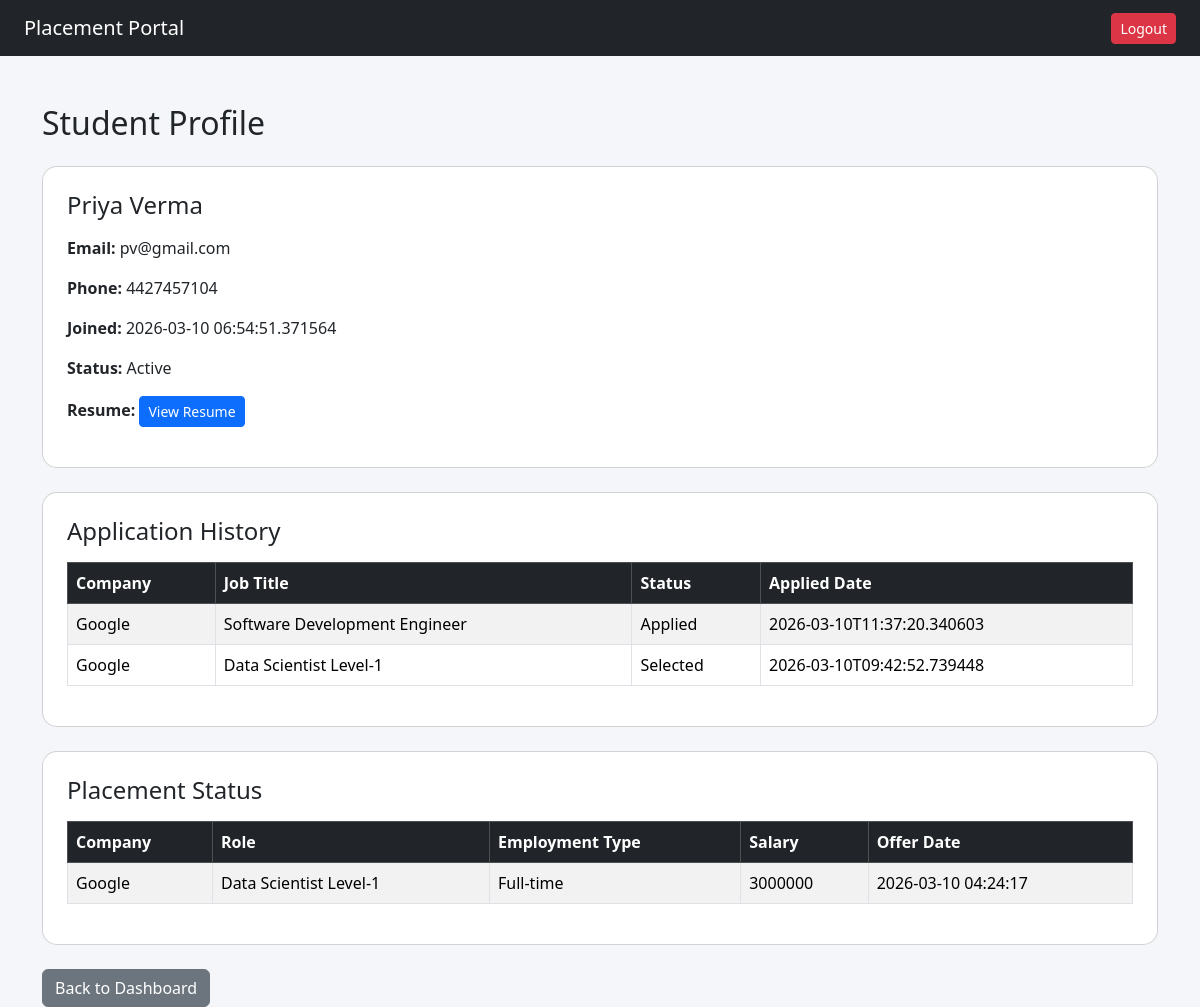
The page /student/profile (signed in) on the database its author committed.
### tables this page shows
CREATE TABLE student (
           id INTEGER PRIMARY KEY AUTOINCREMENT,
           name TEXT NOT NULL,
           email TEXT UNIQUE NOT NULL,
           password TEXT NOT NULL,
           phone TEXT,
           resume_path TEXT,
           is_active INTEGER DEFAULT 1,
           created_at TEXT
        );

CREATE TABLE application (
            id INTEGER PRIMARY KEY AUTOINCREMENT,
            student_id INTEGER,
            drive_id INTEGER,
            application_date TEXT,
            status TEXT DEFAULT 'Applied',
            UNIQUE(student_id, drive_id),
            FOREIGN KEY(student_id) REFERENCES student(id),
            FOREIGN KEY(drive_id) REFERENCES placement_drive(id)
        );

CREATE TABLE company (
          id INTEGER PRIMARY KEY AUTOINCREMENT,
          name TEXT NOT NULL,
          email TEXT UNIQUE NOT NULL,
          password TEXT NOT NULL,
          hr_contact TEXT,
          website TEXT,
          approval_status TEXT DEFAULT 'Pending',
          is_active INTEGER DEFAULT 1,
          created_at TEXT          
        );

CREATE TABLE placement_drive(
            id INTEGER PRIMARY KEY AUTOINCREMENT,
            company_id INTEGER,
            job_title TEXT NOT NULL,
            job_description TEXT,
            eligibility TEXT,
            deadline TEXT,
            status TEXT DEFAULT 'Pending',
            created_at TEXT,
            FOREIGN KEY(company_id) REFERENCES company(id)              
        );

CREATE TABLE job_position (
            id INTEGER PRIMARY KEY AUTOINCREMENT,
            student_id INTEGER NOT NULL,
            company_id INTEGER NOT NULL,
            placement_drive_id INTEGER NOT NULL,
            title TEXT NOT NULL,
            description TEXT,
            employment_type TEXT NOT NULL,
            offered_salary INTEGER,
            offered_at TIMESTAMP DEFAULT CURRENT_TIMESTAMP,
            FOREIGN KEY (student_id) REFERENCES student(id),
            FOREIGN KEY (company_id) REFERENCES company(id),
            FOREIGN KEY (placement_drive_id) REFERENCES placement_drive(id)
        );

### app.py (the view)
@app.route('/student/profile')
def student_profile_self():
    if session.get('role') != 'student':
        return redirect('/student/login')
    student_id = session.get('user_id')
    student, applications, placements = _load_student_profile(student_id)
    if not student:
        return "Student not found", 404
    return render_template("student/profile.html",
                           student=student,
                           applications=applications,
                           placements=placements)

### database.py (called while the page is built)
def get_connection():
    conn = sqlite3.connect(DB_NAME)
    conn.row_factory = sqlite3.Row
    return conn

### templates/student/profile.html
{% extends "base.html" %}
{% block content %}
<h2 class="mb-4">Student Profile</h2>
<div class="card mb-4 p-4">
    <h4 class="mb-3">{{ student.name }}</h4>
    <p><strong>Email:</strong> {{ student.email }}</p>
    <p><strong>Phone:</strong> {{ student.phone or '—' }}</p>
    <p><strong>Joined:</strong> {{ student.created_at or '—' }}</p>
    <p>
        <strong>Status:</strong>
        {% if student.is_active == 1 %}Active{% else %}Blacklisted{% endif %}
    </p>
    <p>
        <strong>Resume:</strong>
        {% if student.resume_path %}
        <a class="btn btn-sm btn-primary"
           href="{{ url_for('static', filename=student.resume_path.replace('static/', '')) }}"
           target="_blank">
            View Resume
        </a>
        {% else %}
        <span class="text-muted">No resume uploaded</span>
        {% endif %}
    </p>
</div>
<div class="card mb-4 p-4">
    <h4 class="mb-3">Application History</h4>
    <table class="table table-bordered table-striped">
        <thead class="table-dark">
            <tr>
                <th>Company</th>
                <th>Job Title</th>
                <th>Status</th>
                <th>Applied Date</th>
            </tr>
        </thead>
        <tbody>
            {% for a in applications %}
            <tr>
                <td>{{ a.company_name }}</td>
                <td>{{ a.job_title }}</td>
                <td>{{ a.status }}</td>
                <td>{{ a.application_date }}</td>
            </tr>
            {% else %}
            <tr><td colspan="4" class="text-center">No applications yet.</td></tr>
            {% endfor %}
        </tbody>
    </table>
</div>
<div class="card mb-4 p-4">
    <h4 class="mb-3">Placement Status</h4>
    {% if placements %}
    <table class="table table-bordered table-striped">
        <thead class="table-dark">
            <tr>
                <th>Company</th>
                <th>Role</th>
                <th>Employment Type</th>
                <th>Salary</th>
                <th>Offer Date</th>
            </tr>
        </thead>
        <tbody>
            {% for p in placements %}
            <tr>
                <td>{{ p.company_name }}</td>
                <td>{{ p.title }}</td>
                <td>{{ p.employment_type }}</td>
                <td>{{ p.offered_salary or '—' }}</td>
                <td>{{ p.offered_at }}</td>
            </tr>
            {% endfor %}
        </tbody>
    </table>
    {% else %}
    <p class="text-muted mb-0">No placement records found for this student.</p>
    {% endif %}
</div>
{% if session.get('role') == 'student' %}
<a href="/student/dashboard" class="btn btn-secondary">Back to Dashboard</a>
{% elif session.get('role') == 'company' %}
<a href="/company/students" class="btn btn-secondary">Back to Students</a>
{% elif session.get('role') == 'admin' %}
<a href="/admin/students" class="btn btn-secondary">Back to Admin Students</a>
{% endif %}
{% endblock %}

### static/style.css (style rules this page uses)
body { background-color: #f4f6f9; }
.card { border-radius: 15px; }

### rows shown on the page
student: name "Priya Verma", email "pv@gmail.com", phone "4427457104", created_at "2026-03-10 06:54:51.371564"
application: company_name "Google", job_title "Software Development Engineer", status "Applied", application_date "2026-03-10T11:37:20.340603"
application: company_name "Google", job_title "Data Scientist Level-1", status "Selected", application_date "2026-03-10T09:42:52.739448"
job_position: company_name "Google", title "Data Scientist Level-1", employment_type "Full-time", offered_salary "3000000", offered_at "2026-03-10 04:24:17"
